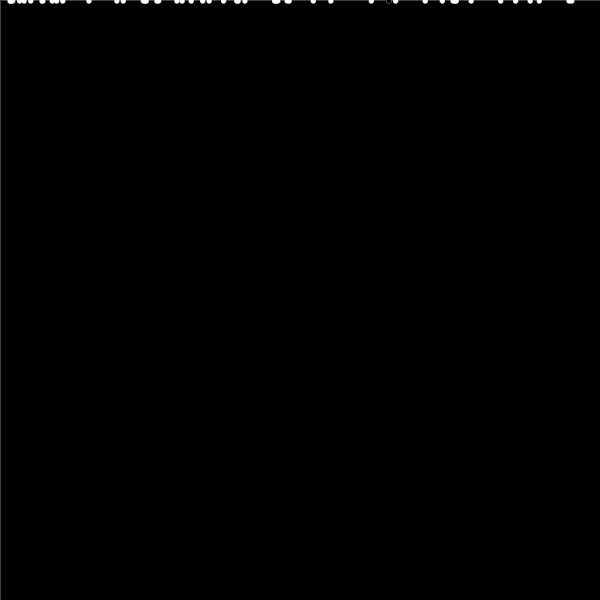
Frame 1 (no input)
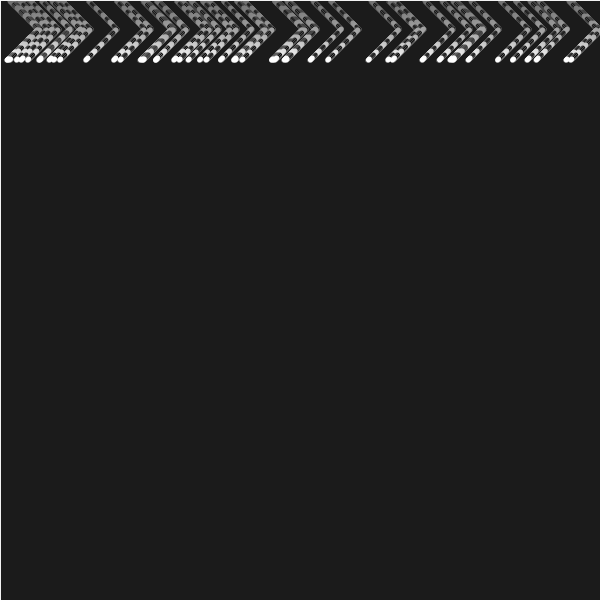
Frame 60 (the mouse pressed at the canvas centre just before this capture)
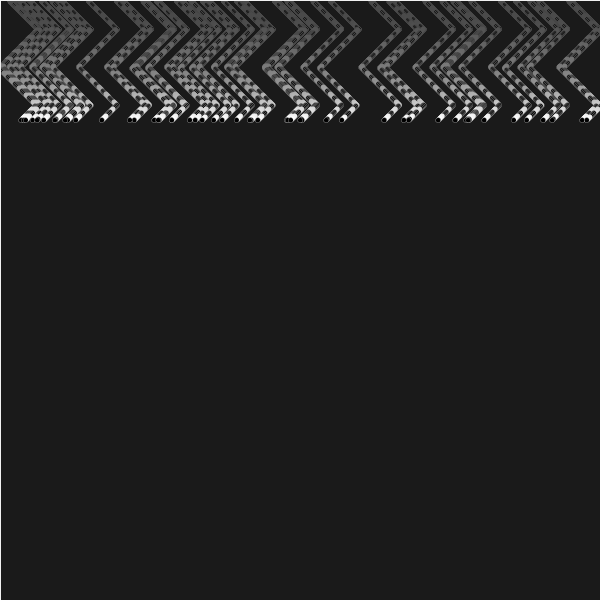
Frame 120 (the mouse held since frame 60 and released just before this capture)

The Processing sketch that drew these frames (run headless with seeded random() and noise(); from frame 60 on, the mouse is pressed at the canvas centre):

// Processing sketch: processing_57878
// ── processing_57878.pde

//Mariana Moreno- Gonzalez
//April 3, 2012
//Math, Programming & Art:
//Nick Lally
//WK 12 HW: Running Stitches

Circle[] circles;
float angle;
int directionx;
int directiony;


void setup (){
  angle = 0;
  smooth ();
  noFill();
  stroke (255);
  strokeWeight (.25);
  size (600,600);
  background (0);
  circles= new Circle [50];
  for (int i = 0; i < circles.length; i++){
    circles [i] = new Circle (random (600), 0);
  }
  directionx=1;
  directiony=1;
}

void draw (){
  fill (random(100), 5);
  rect (0,0,width,height);
  for (int i = 0; i < circles.length; i++){
    circles[i].move();
    circles[i].display();
  }
}

class Circle{
  float x,y;
  Circle (float _x, float _y){
    x= _x;
    y= _y;
  }
  void move (){
    x += directionx;
    y += directiony;
    if(y > 600){
      directiony=-1;
    }
    if(x > 600){
      directionx=-1;
    }
    if(y < 0){
      directiony=1;
    }
    if(x < 0){
      directionx=1;
    }
  }
  void display (){
    float glowLight = sin (radians (angle));
    glowLight = map (glowLight, 0,0,0,255);
    fill (glowLight);
    ellipse (x,y,5,5);
    angle++;
  }

}
